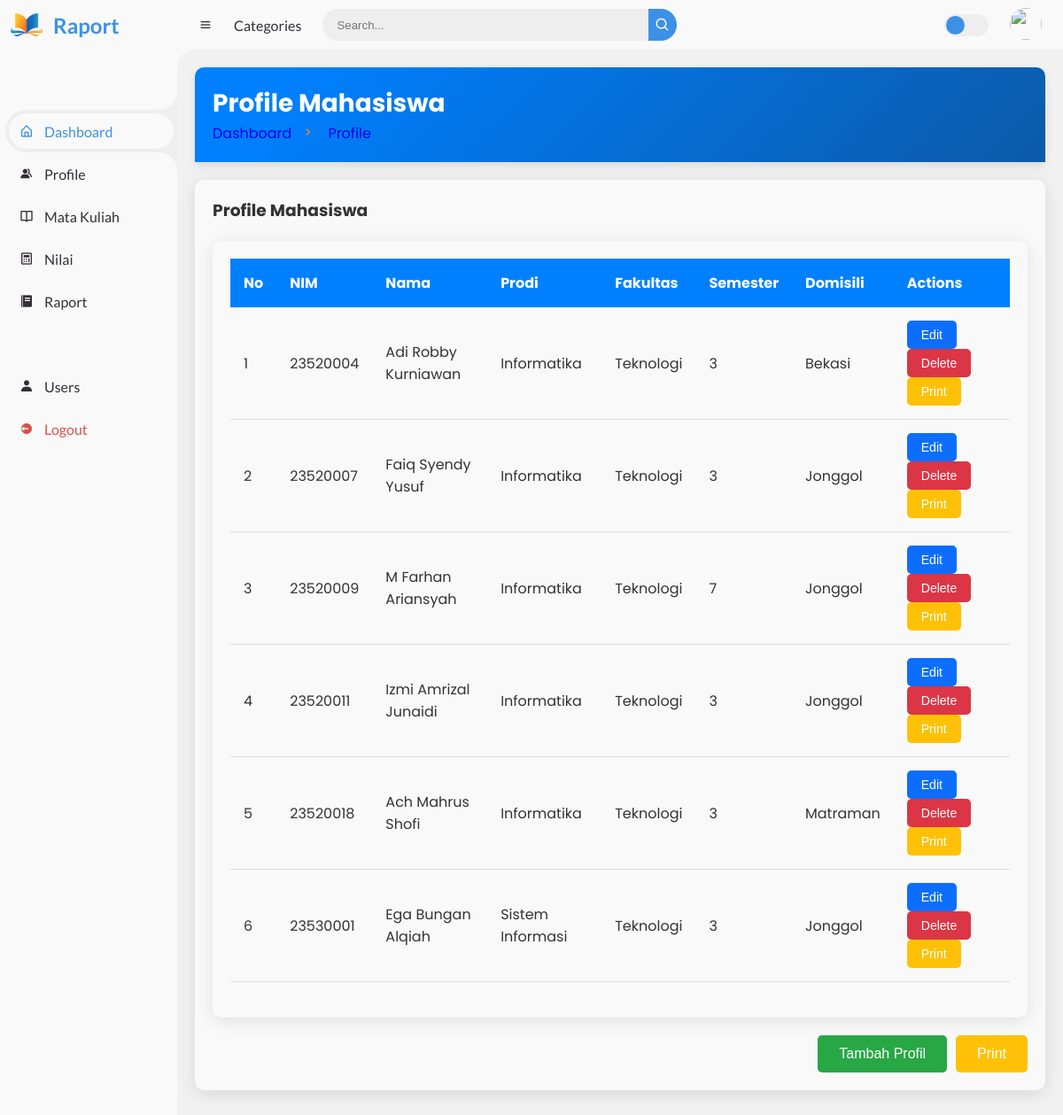
The page /index.php?page=profil (signed in) on the database its author committed.
### tables this page shows
CREATE TABLE `students` (
  `nim` int(20) NOT NULL,
  `nama` varchar(100) NOT NULL,
  `prodi` varchar(100) NOT NULL,
  `fakultas` varchar(100) NOT NULL,
  `status` varchar(50) NOT NULL,
  `semester` int(2) NOT NULL,
  `foto` varchar(255) DEFAULT NULL,
  `domisili` varchar(100) NOT NULL
);

### profil/profile.php (the view, shortened to what this page needs)
<!DOCTYPE html>
<html lang="en">
<head>
  <link rel="stylesheet" href="tampilan/profile.css">
</head>
<body>
  <div class="head-title">
    <div class="left">
      <h1>Profile Mahasiswa</h1>
      <ul class="breadcrumb">
        <li>
          <a href="#">Dashboard</a>
        </li>
        <li><i class='bx bx-chevron-right'></i></li>
        <li>
          <a class="active" href="#">Profile</a>
        </li>
      </ul>
    </div>
  </div>
  <div class="table-data">
    <div class="profile">
      <div class="head">
        <h3>Profile Mahasiswa</h3>
      </div>
      <div class="table-data">
        <table>
          <thead>
            <tr>
              <th>No</th>
              <th>NIM</th>
              <th>Nama</th>
              <th>Prodi</th>
              <th>Fakultas</th>
              <th>Semester</th>
              <th>Domisili</th>
              <th>Actions</th>
            </tr>
          </thead>
          <?php
        include 'database/db.php';
        $sql = "SELECT * FROM students";
        $result = $conn->query($sql);
        $students = ($result->num_rows > 0) ? $result->fetch_all(MYSQLI_ASSOC) : [];
        ?>
        <tbody id="profile-body">
            <?php if (!empty($students)): ?>
                <?php foreach ($students as $index => $student): ?>
                    <tr>
                        <td><?= $index + 1 ?></td>
                        <td><?= htmlspecialchars($student['nim']) ?></td>
                        <td><?= htmlspecialchars($student['nama']) ?></td>
                        <td><?= htmlspecialchars($student['prodi']) ?></td>
                        <td><?= htmlspecialchars($student['fakultas']) ?></td>
                        <td><?= htmlspecialchars($student['semester']) ?></td>
                        <td><?= htmlspecialchars($student['domisili']) ?></td>
                        <td>
                            <a href="?page=edit-profil&nim=<?= urlencode($student['nim']) ?>">
                                <button class="edit-btn">Edit</button>
                            </a>
                            <a href="?page=delete-profil&nim=<?= urlencode($student['nim']) ?>">
                                <button class="delete-btn">Delete</button>
                            </a>
                            <a href="?page=student-card-profil&nim=<?= urlencode($student['nim']) ?>">
                                <button class="print-btn">Print</button>
                        </td>
                    </tr>
                <?php endforeach; ?>
            <?php else: ?>
                <tr>
                    <td colspan="8">Tidak ada data mahasiswa ditemukan.</td>
                </tr>
            <?php endif; ?>
        </tbody>
        </table>
      </div>
      <div class="buttons">
          <a href="?page=add-profil"><button class="add-profile-btn">Tambah Profil</button></a>
          <a href="?page=print-profil"><button class="print-all-btn">Print</button></a>
      </div>
    </div>
  </div>
</body>
</html>

### index.php (shortened to what this page needs)
<?php
include 'database/db.php';
?>
<!DOCTYPE html>
<html lang="en">
<head>
    <link href='https://unpkg.com/boxicons@2.0.9/css/boxicons.min.css' rel='stylesheet'>
    <link rel="stylesheet" href="tampilan/style.css">
</head>
<body>
    <section id="sidebar">
        <a href="#" class="brand">
            <img src="tampilan/Pngtree book.png" alt="logo">
            <span class="text">Raport</span>
        </a>
        <ul class="side-menu top">
            <li class="active">
                <a href="?page=dashboard">
                    <i class='bx bx-home-alt'></i>
                    <span class="text">Dashboard</span>
                </a>
            </li>
            <li>
                <a href="?page=profil">
                    <i class='bx bxs-group'></i>
                    <span class="text">Profile</span>
                </a>
            </li>
            <li>
                <a href="?page=matkul">
                    <i class='bx bx-book-open'></i>
                    <span class="text">Mata Kuliah</span>
                </a>
            </li>
            <li>
                <a href="?page=nilai">
                    <i class='bx bx-calculator'></i>
                    <span class="text">Nilai</span>
                </a>
            </li>
            <li>
                <a href="?page=raport">
                    <i class='bx bxs-food-menu'></i>
                    <span class="text">Raport</span>
                </a>
            </li>
        </ul>
        <ul class="side-menu">
            <li>
                <a href="?page=admin">
                    <i class='bx bxs-user'></i>
                    <span class="text">Users</span>
                </a>
            </li>
            <li>
                <a href="logout.php" class="logout" onclick="return confirm('Yakin mau keluar dari aplikasi ini?\nJangan ya dek ya..\nReepooot... 😅')">
                    <i class='bx bxs-log-out-circle'></i>
                    <span class="text">Logout</span>
                </a>
            </li>
        </ul>
    </section>
    <section id="content">
        <nav>
            <i class='bx bx-menu'></i>
            <a href="#" class="nav-link">Categories</a>
            <form action="#">
                <div class="form-input">
                    <input type="search" placeholder="Search...">
                    <button type="submit" class="search-btn"><i class='bx bx-search'></i></button>
                </div>
            </form>
            <label for="switch-mode" class="switch-mode"></label>
            <a href="#" class="profile">
                <img src="img/people.png">
            </a>
        </nav>
        <main id="main-content">
            <?php
            if (isset($_GET['page'])) {
                $page = $_GET['page'];
                switch ($page) {
                    case 'profil':
                        include 'profil/profile.php';
                        break;
                }
            } else {
                include 'home/dashboard.php';
            }
            ?>
        </main>
    </section>
</body>
</html>

### tampilan/style.css (style rules this page uses)
* { margin: 0; padding: 0; box-sizing: border-box; }
a { text-decoration: none; }
li { list-style: none; }
:root { --poppins: 'Poppins', sans-serif; --lato: 'Lato', sans-serif; --light: #F9F9F9; --blue: #3C91E6; --light-blue: #CFE8FF; --grey: #eee; --dark-grey: #AAAAAA; --dark: #342E37; --red: #DB504A; --yellow: #FFCE26; --light-yellow: #FFF2C6; --orange: #FD7238; --light-orange: #FFE0D3; }
html { overflow-x: hidden; }
body { background: var(--grey); overflow-x: hidden; }
#sidebar { position: fixed; top: 0; left: 0; width: 200px; height: 100%; background: var(--light); z-index: 2000; font-family: var(--lato); transition: .3s ease; overflow-x: hidden; scrollbar-width: none; }
#sidebar .brand { height: 56px; display: flex; }
#sidebar a.brand img { width: 60px !important; height: auto; object-fit: contain; }
#sidebar .brand { font-size: 24px; font-weight: 700; height: 56px; display: flex; align-items: center; color: var(--blue); position: sticky; top: 0; left: 0; background: var(--light); z-index: 500; padding-bottom: 20px; box-sizing: content-box; }
#sidebar .side-menu { width: 100%; margin-top: 48px; }
#sidebar .side-menu li { height: 48px; background: transparent; margin-left: 6px; border-radius: 48px 0 0 48px; padding: 4px; }
#sidebar .side-menu li.active { background: var(--grey); position: relative; }
#sidebar .side-menu li.active::before { content: ''; position: absolute; width: 40px; height: 40px; border-radius: 50%; top: -40px; right: 0; box-shadow: 20px 20px 0 var(--grey); z-index: -1; }
#sidebar .side-menu li.active::after { content: ''; position: absolute; width: 40px; height: 40px; border-radius: 50%; bottom: -40px; right: 0; box-shadow: 20px -20px 0 var(--grey); z-index: -1; }
#sidebar .side-menu li a { width: 100%; height: 100%; background: var(--light); display: flex; align-items: center; border-radius: 48px; font-size: 16px; color: var(--dark); white-space: nowrap; overflow-x: hidden; }
#sidebar .side-menu.top li.active a { color: var(--blue); }
#sidebar .side-menu li a.logout { color: var(--red); }
#sidebar .side-menu li a .bx { min-width: calc(60px - ((4px + 6px) * 2)); display: flex; justify-content: center; }
#content { position: relative; width: calc(100% - 200px); left: 200px; transition: .3s ease; }
#content nav { height: 56px; background: var(--light); padding: 0 24px; display: flex; align-items: center; grid-gap: 24px; font-family: var(--lato); position: sticky; top: 0; left: 0; z-index: 1000; }
#content nav::before { content: ''; position: absolute; width: 40px; height: 40px; bottom: -40px; left: 0; border-radius: 50%; box-shadow: -20px -20px 0 var(--light); }
#content nav a { color: var(--dark); }
#content nav .bx.bx-menu { cursor: pointer; color: var(--dark); }
#content nav .nav-link { font-size: 16px; transition: .3s ease; }
#content nav form { max-width: 400px; width: 100%; margin-right: auto; }
#content nav form .form-input { display: flex; align-items: center; height: 36px; }
#content nav form .form-input input { flex-grow: 1; padding: 0 16px; height: 100%; border: none; background: var(--grey); border-radius: 36px 0 0 36px; outline: none; width: 100%; color: var(--dark); }
#content nav form .form-input button { width: 36px; height: 100%; display: flex; justify-content: center; align-items: center; background: var(--blue); color: var(--light); font-size: 18px; border: none; outline: none; border-radius: 0 36px 36px 0; cursor: pointer; }
#content nav .profile img { width: 36px; height: 36px; object-fit: cover; border-radius: 50%; }
#content nav .switch-mode { display: block; min-width: 50px; height: 25px; border-radius: 25px; background: var(--grey); cursor: pointer; position: relative; }
#content nav .switch-mode::before { content: ''; position: absolute; top: 2px; left: 2px; bottom: 2px; width: calc(25px - 4px); background: var(--blue); border-radius: 50%; transition: all .3s ease; }

### rows shown on the page
students: nim "23520004", nama "Adi Robby Kurniawan", prodi "Informatika", fakultas "Teknologi", semester "3", domisili "Bekasi"
students: nim "23520007", nama "Faiq Syendy Yusuf", prodi "Informatika", fakultas "Teknologi", semester "3", domisili "Jonggol"
students: nim "23520009", nama "M Farhan Ariansyah", prodi "Informatika", fakultas "Teknologi", semester "7", domisili "Jonggol"
students: nim "23520011", nama "Izmi Amrizal Junaidi", prodi "Informatika", fakultas "Teknologi", semester "3", domisili "Jonggol"
students: nim "23520018", nama "Ach Mahrus Shofi", prodi "Informatika", fakultas "Teknologi", semester "3", domisili "Matraman"
students: nim "23530001", nama "Ega Bungan Alqiah", prodi "Sistem Informasi", fakultas "Teknologi", semester "3", domisili "Jonggol"
